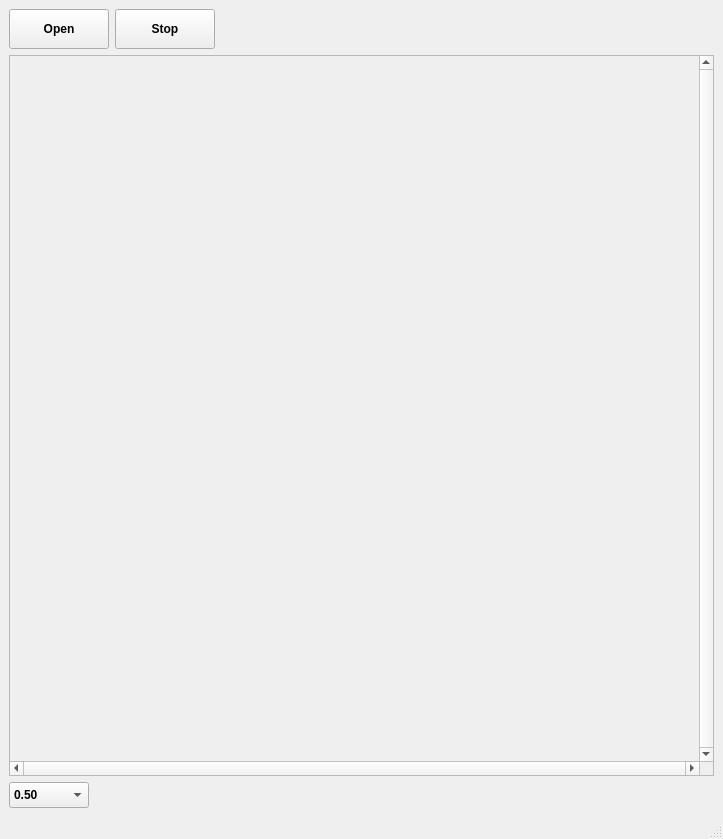
<?xml version="1.0" encoding="UTF-8"?>
<ui version="4.0">
 <class>MainWindow</class>
 <widget class="QMainWindow" name="MainWindow">
  <property name="geometry">
   <rect>
    <x>0</x>
    <y>0</y>
    <width>723</width>
    <height>839</height>
   </rect>
  </property>
  <property name="windowTitle">
   <string>Camera</string>
  </property>
  <widget class="QWidget" name="centralwidget">
   <layout class="QHBoxLayout" name="horizontalLayout">
    <item>
     <layout class="QVBoxLayout" name="mainBox">
      <property name="bottomMargin">
       <number>0</number>
      </property>
      <item>
       <layout class="QHBoxLayout" name="topBox">
        <item>
         <widget class="QPushButton" name="camBtn_open">
          <property name="minimumSize">
           <size>
            <width>100</width>
            <height>40</height>
           </size>
          </property>
          <property name="font">
           <font>
            <family>Arial</family>
            <weight>75</weight>
            <bold>true</bold>
           </font>
          </property>
          <property name="text">
           <string>Open</string>
          </property>
         </widget>
        </item>
        <item>
         <widget class="QPushButton" name="camBtn_stop">
          <property name="minimumSize">
           <size>
            <width>100</width>
            <height>40</height>
           </size>
          </property>
          <property name="font">
           <font>
            <family>Arial</family>
            <weight>75</weight>
            <bold>true</bold>
           </font>
          </property>
          <property name="text">
           <string>Stop</string>
          </property>
         </widget>
        </item>
        <item>
         <spacer name="spa_1">
          <property name="orientation">
           <enum>Qt::Horizontal</enum>
          </property>
          <property name="sizeHint" stdset="0">
           <size>
            <width>40</width>
            <height>20</height>
           </size>
          </property>
         </spacer>
        </item>
       </layout>
      </item>
      <item>
       <layout class="QHBoxLayout" name="midBox">
        <item>
         <widget class="QScrollArea" name="view">
          <property name="minimumSize">
           <size>
            <width>670</width>
            <height>670</height>
           </size>
          </property>
          <property name="verticalScrollBarPolicy">
           <enum>Qt::ScrollBarAlwaysOn</enum>
          </property>
          <property name="horizontalScrollBarPolicy">
           <enum>Qt::ScrollBarAlwaysOn</enum>
          </property>
          <property name="widgetResizable">
           <bool>true</bool>
          </property>
          <widget class="QWidget" name="viewForm">
           <property name="geometry">
            <rect>
             <x>0</x>
             <y>0</y>
             <width>682</width>
             <height>696</height>
            </rect>
           </property>
           <widget class="QLabel" name="viewData">
            <property name="geometry">
             <rect>
              <x>1</x>
              <y>1</y>
              <width>650</width>
              <height>650</height>
             </rect>
            </property>
            <property name="minimumSize">
             <size>
              <width>650</width>
              <height>650</height>
             </size>
            </property>
            <property name="text">
             <string/>
            </property>
           </widget>
          </widget>
         </widget>
        </item>
       </layout>
      </item>
      <item>
       <layout class="QHBoxLayout" name="bottomBox">
        <item>
         <widget class="QComboBox" name="viewCb_roi">
          <property name="minimumSize">
           <size>
            <width>80</width>
            <height>26</height>
           </size>
          </property>
          <property name="font">
           <font>
            <family>Arial</family>
            <weight>75</weight>
            <bold>true</bold>
           </font>
          </property>
          <item>
           <property name="text">
            <string>0.50</string>
           </property>
          </item>
          <item>
           <property name="text">
            <string>0.75</string>
           </property>
          </item>
          <item>
           <property name="text">
            <string>1.00</string>
           </property>
          </item>
          <item>
           <property name="text">
            <string>1.25</string>
           </property>
          </item>
          <item>
           <property name="text">
            <string>1.50</string>
           </property>
          </item>
         </widget>
        </item>
        <item>
         <spacer name="spa_2">
          <property name="orientation">
           <enum>Qt::Horizontal</enum>
          </property>
          <property name="sizeHint" stdset="0">
           <size>
            <width>40</width>
            <height>20</height>
           </size>
          </property>
         </spacer>
        </item>
       </layout>
      </item>
     </layout>
    </item>
   </layout>
  </widget>
  <widget class="QStatusBar" name="statusbar"/>
 </widget>
 <resources/>
 <connections/>
</ui>
